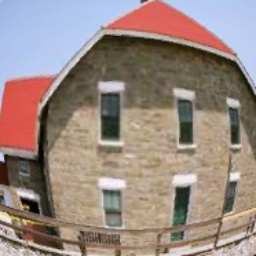
%> input picture data/input_0.png, 256 x 256 px
$ octave real_image_2.m   (GNU Octave 9; MATLAB toolbox functions it lacks are replaced by stand-ins)
%> lines starting %> are read from the running program, lines starting %| are printed output that depends on the picture; in (x1, y1, x2, y2) boxes, pixels count from 0 and x2, y2 are one past the last pixel; in counts of white or black regions, pixels touching at a corner belong together; the program's own positions count from 1
%******************************************************************************
% This programe is implemented via MATLAB 2018b.                             *
% Author :  Ping Wang                                                        *
% Contact:  pingwangsky@163.com                                              *
% License:  Copyright (c) 2022 Ping Wang, All rights reserved.               *
% Address:  College of Electrical and Information Engineering,               *
%           Lanzhou University of Technology                                 *
% My site:  https://sites.google.com/view/ping-wang-homepage                 *
%*****************************************************************************/
close all;
clc;
clear;
addpath data;
addpath Methods;

Img=imread('input_0.png');
%> Img is the input picture: size 256x256x3 uint8; mean R, G, B 152.9, 136.4, 128.6

figure(1);
hold on;
imshow(Img)

Img1=rgb2gray(Img);
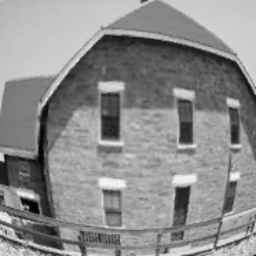
%> Img1: size 256x256 uint8; min 1, max 250, mean 140.4
contour=edge(Img1,'Canny'); %canny边缘检测
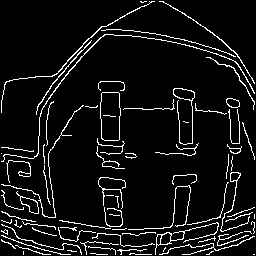
%> contour: size 256x256 logical; 7.3% white in thin lines or dots

figure(2);
imshow(contour,'Border','tight');
hold on;

% 获取联通轮廓
[B,L]=bwboundaries(contour,'noholes');
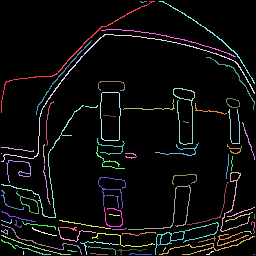
%> L: size 256x256 double; 80 distinct labels, from 0 to 79; one colour per label, 0 black
%> B = 79 boundaries; largest, box (x1, y1, x2, y2) and points: (1, 34, 255, 162) 652, (1, 105, 84, 218) 392, (1, 1, 155, 113) 367, (128, 185, 191, 230) 286, (155, 222, 219, 255) 277

% 边缘长度小于200的过滤掉
j=1;
for k=1:length(B)
    if length(B{k})>200
%> (the run ends here)

$ run again, with data/input_1.png copied over data/input_0.png
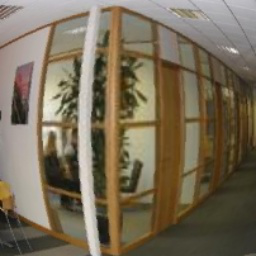
%> input picture data/input_1.png, 256 x 256 px
%> Img is the input picture: size 256x256x3 uint8; mean R, G, B 120.9, 109.2, 88.2
%> `contour=edge(Img1,'Canny');`:
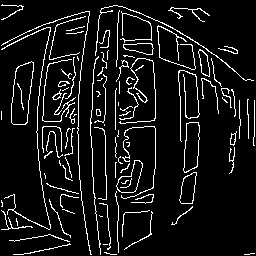
%> contour: size 256x256 logical; 8.4% white in thin lines or dots
%> `[B,L]=bwboundaries(contour,'noholes');`:
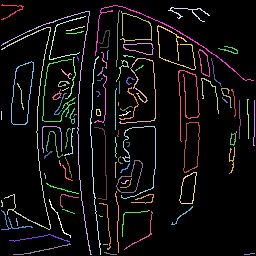
%> L: size 256x256 double; 101 distinct labels, from 0 to 100; one colour per label, 0 black
%> B = 100 boundaries; largest, box (x1, y1, x2, y2) and points: (1, 11, 92, 255) 663, (1, 27, 51, 230) 643, (95, 5, 254, 81) 420, (90, 56, 101, 255) 397, (178, 70, 200, 142) 365

$ run again, with data/input_3.png copied over data/input_0.png
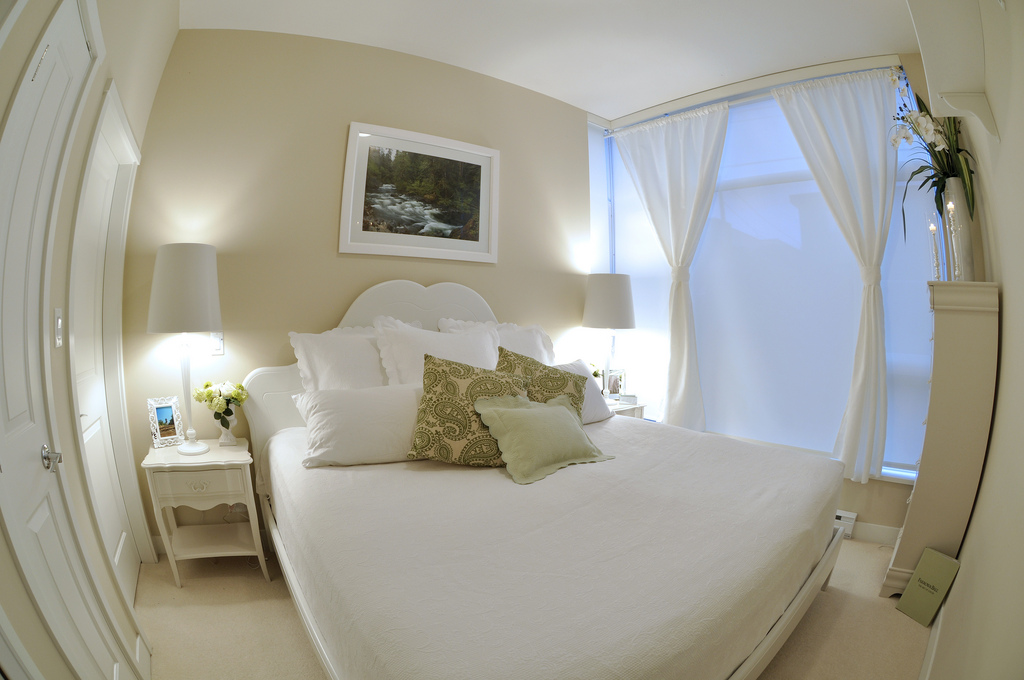
%> input picture data/input_3.png, 1024 x 680 px
%> Img is the input picture: size 680x1024x3 uint8; mean R, G, B 163, 161.1, 150.1
%> `contour=edge(Img1,'Canny');`:
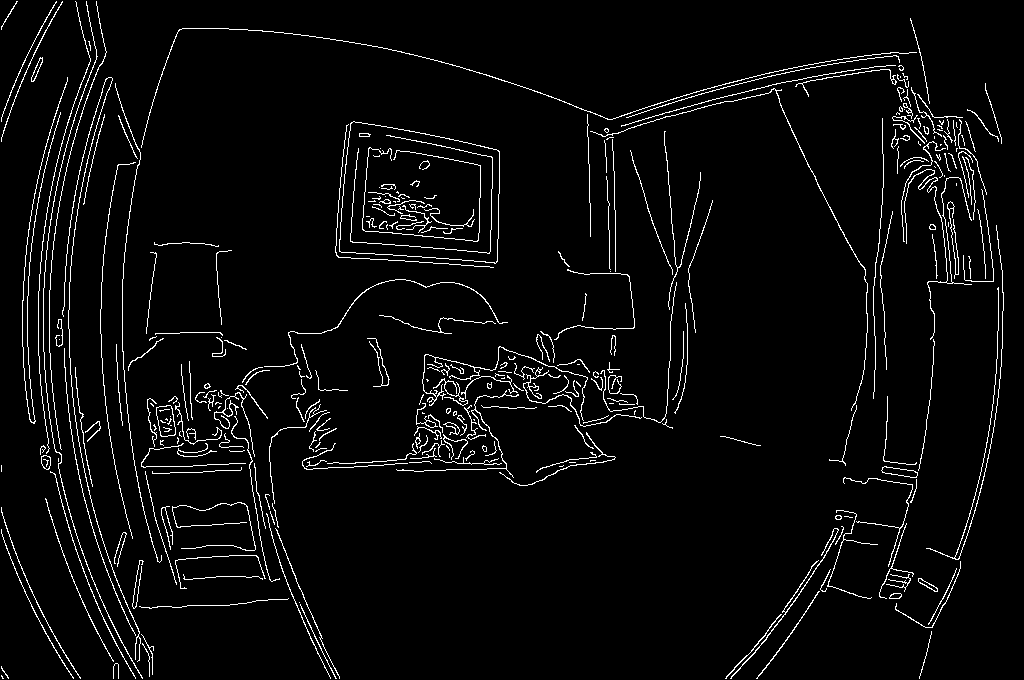
%> contour: size 680x1024 logical; 4% white in thin lines or dots
%> `[B,L]=bwboundaries(contour,'noholes');`:
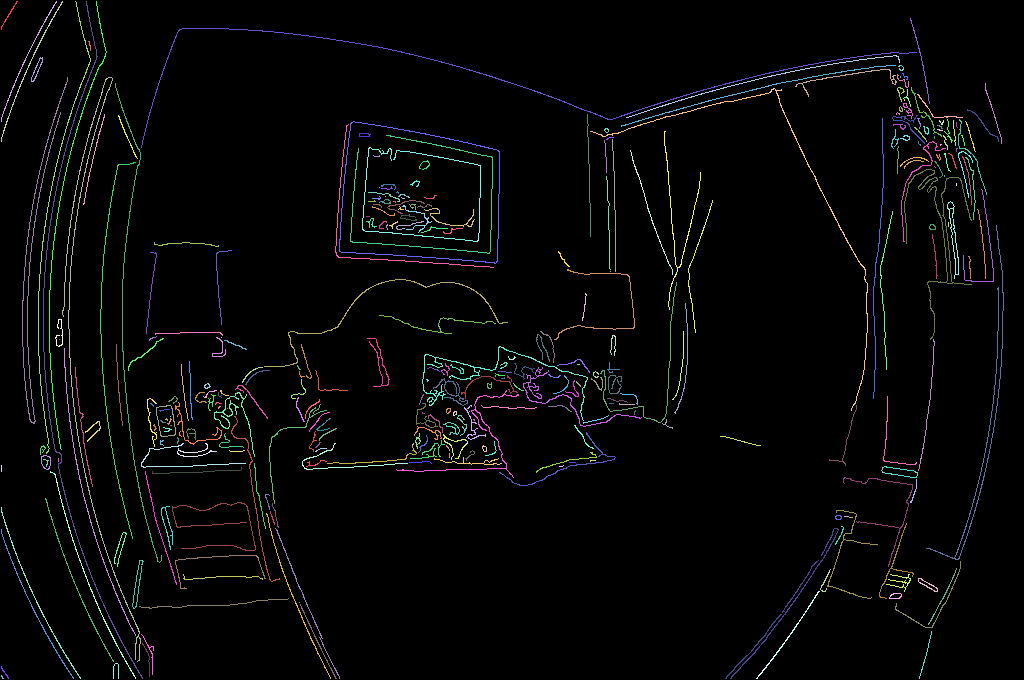
%> L: size 680x1024 double; 329 distinct labels, from 0 to 328; one colour per label, 0 black
%> B = 328 boundaries; largest, box (x1, y1, x2, y2) and points: (141, 28, 917, 148) 1710, (62, 77, 141, 662) 1701, (43, 1, 143, 679) 1361, (22, 77, 68, 424) 1316, (926, 225, 1004, 560) 1272

$ run again, with data/input_4.png copied over data/input_0.png
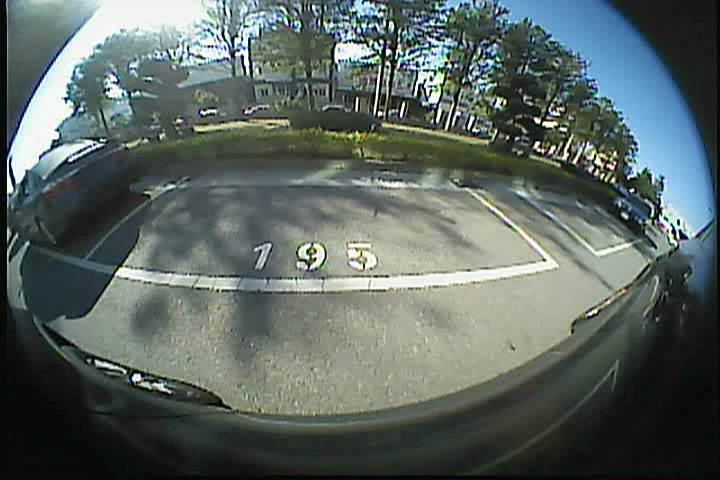
%> input picture data/input_4.png, 720 x 480 px
%> Img is the input picture: size 480x720x3 uint8; mean R, G, B 91.7, 102.8, 98.7
%> `contour=edge(Img1,'Canny');`:
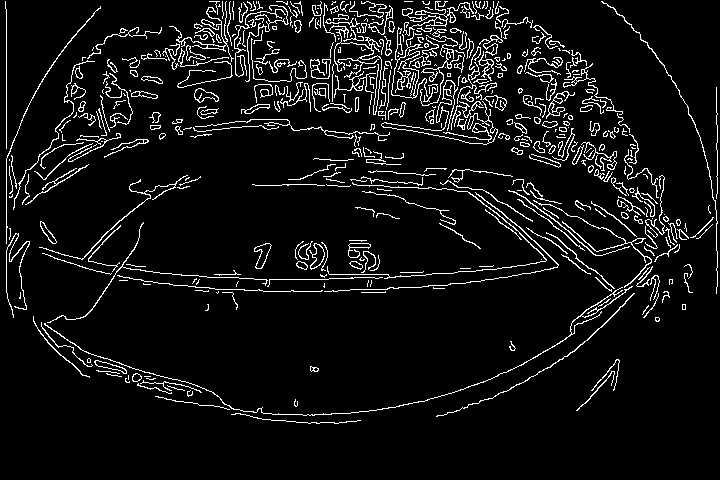
%> contour: size 480x720 logical; 6.9% white in thin lines or dots, all inside (x1, y1, x2, y2) = (5, 1, 718, 424)
%> `[B,L]=bwboundaries(contour,'noholes');`:
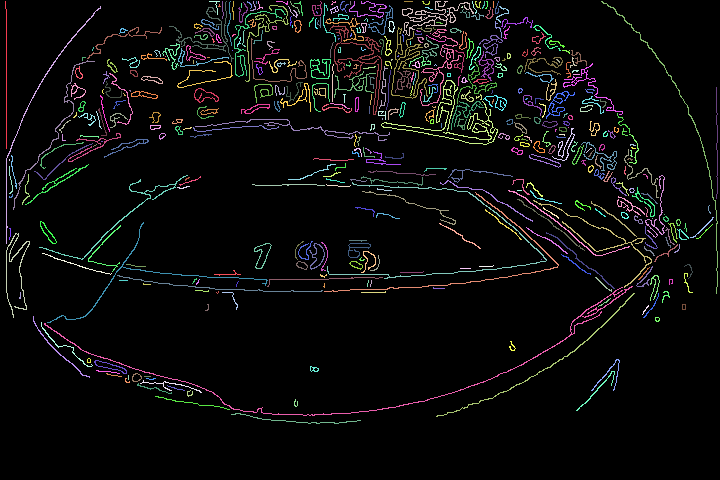
%> L: size 480x720 double; 474 distinct labels, from 0 to 473; one colour per label, 0 black
%> B = 473 boundaries; largest, box (x1, y1, x2, y2) and points: (44, 286, 633, 416) 1420, (381, 80, 498, 145) 1063, (327, 182, 547, 279) 856, (329, 25, 382, 115) 773, (324, 192, 559, 292) 638
